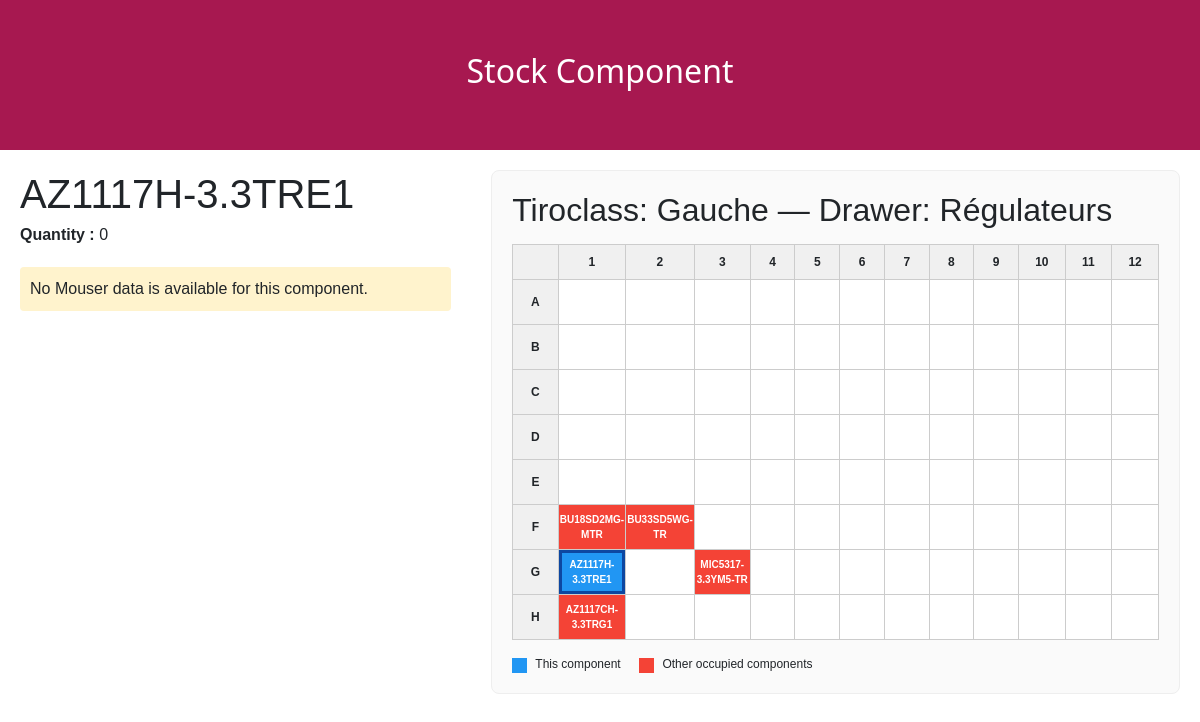
Page /component/5/ on the committed database.
### rfid_reader_app/models.py (models this page shows, shortened)
class Component(models.Model):
    SMD_THT_CHOICES = [
        ('SMD', 'SMD'),
        ('THT', 'THT'),
        ('other', 'Other'),
    ]
    mpn         = models.CharField(max_length=100)
    spn         = models.CharField(max_length=100, blank=True)
    quantity    = models.IntegerField(default=0)
    smd_or_tht     = models.CharField(max_length=10,choices=SMD_THT_CHOICES,default='SMD')
    package     = models.ForeignKey(Package, on_delete=models.SET_NULL,null=True, blank=True,related_name='components')
    category    = models.ForeignKey(Category, on_delete=models.SET_NULL,null=True, blank=True,related_name='components')
    subcategory = models.ForeignKey(Subcategory, on_delete=models.SET_NULL,null=True, blank=True,related_name='components')
    datasheet_url = models.CharField(max_length=1000,blank=True)
    unit_price_ht = models.FloatField(default=0.0)
    def __str__(self):
        return self.mpn

class Position(models.Model):
    ROW_CHOICES = [(r, r) for r in ['A','B','C','D','E','F','G','H']]
    COL_CHOICES = [(c, str(c)) for c in range(1, 13)]
    component = models.ForeignKey(Component, on_delete=models.CASCADE,related_name='positions')
    drawer    = models.ForeignKey(Drawer, on_delete=models.CASCADE,related_name='positions')
    row       = models.CharField(max_length=1, choices=ROW_CHOICES)
    column    = models.IntegerField(choices=COL_CHOICES)
    class Meta:
        unique_together = ['drawer', 'row', 'column']

class Drawer(models.Model):
    tiroclass = models.ForeignKey(Tiroclass, on_delete=models.CASCADE,
                                   related_name='drawers')
    number    = models.IntegerField(default=1)
    drawer_name = models.CharField(max_length=100, default='')
    class Meta:
        unique_together = ['tiroclass', 'number']

class Tiroclass(models.Model):
    tiroclass_name = models.CharField(max_length=100, default='')
    drawer_count   = models.IntegerField(default=0)

### rfid_reader_app/views.py (the view)
# urls.py: path('component/<int:component_id>/', component_detail, name='component_detail'),
def component_detail(request, component_id):
    component = get_object_or_404(
        Component.objects.select_related(
            'category', 'subcategory', 'package'
        ).prefetch_related('criterias__criteria'),
        id=component_id
    )
    mouser_data = None
    if component.spn:
        mouser_data = get_component_info(component.spn)
        if mouser_data:
            component.unit_price_ht = mouser_data.get("unit_price_ht") or 0.0
            component.datasheet_url = mouser_data.get("datasheet") or ""
            component.save()
    position_du_composant = Position.objects.filter(component=component).select_related('drawer__tiroclass').first()
    grid = {}
    rows = ['A','B','C','D','E','F','G','H']
    cols = [str(i) for i in range(1, 13)]
    if position_du_composant:
        drawer = position_du_composant.drawer
        all_positions_in_drawer = Position.objects.filter(drawer=drawer).select_related('component')
        for pos in all_positions_in_drawer:
            grid[(pos.row, pos.column)] = pos.component
        print("GRID CONTENT GENERATED:", grid)
    return render(request, 'component_detail.html', {
        'component': component,
        'mouser_data': mouser_data,
        'position_du_composant' : position_du_composant,
        'rows': rows,
        'cols': cols,
        'grid': grid,  # Si grid est vide, le HTML affichera proprement le message d'absence d'emplacement
    })

### rfid_reader_app/templatetags/grid_filters.py (called while the page is built)
@register.filter
def get_cell(grid, args):
    print(f"get_cell called with args='{args}'")  # ← ajoute ça
    try:
        row, col = args.split(',')
        print(f"Looking for key: ('{row}', {col})")  # ← et ça
        result = grid.get((row, int(col)))
        print(f"Result: {result}")  # ← et ça
        return result
    except (ValueError, AttributeError) as e:
        print(f"Error: {e}")
        return None

### rfid_reader_app/templates/component_detail.html (shortened to what this page needs)
{% load grid_filters %}
<!DOCTYPE html>
<html>
<head>
    <link href="https://cdn.jsdelivr.net/npm/bootstrap@5.3.0/dist/css/bootstrap.min.css" rel="stylesheet">
</head>
<body>
    <div class="rectangle-haut">
        <h2>Stock Component</h2>
    </div>
</body>
<head>
</head>
<body>
    <div class="main-container">
        <div class="left-column">
            <div style="display: flex; gap: 20px; align-items: center; margin-bottom: 20px;">
				<div>
					<h1 style="margin: 0;">{{ component.mpn }}</h1>
					<p style="margin: 5px 0 0 0;"><strong>Quantity :</strong> {{ component.quantity }}</p>
				</div>
			</div>
            {% if mouser_data %}
                <h2>Mouser Informations</h2>
                <table class="info-table">
                    <tr>
                        <th>Field</th>
                        <th>Value</th>
                    </tr>
                    <tr>
                        <td>MPN</td>
                        <td>{{ mouser_data.mpn }}</td>
                    </tr>
                    <tr>
                        <td>Manufacturer</td>
                        <td>{{ mouser_data.manufacturer }}</td>
                    </tr>
                    <tr>
                        <td>Description</td>
                        <td>{{ mouser_data.description }}</td>
                    </tr>
                    <tr>
                        <td>Unit Price HT</td>
                        <td>{{ mouser_data.unit_price_ht }} €</td>
                    </tr>
                    <tr>
                        <td>Mouser Reference</td>
                        <td>{{ mouser_data.supplier_pn }}</td>
                    </tr>
                    <tr>
						<td>Features</td>
						<td>
							<ul style="list-style-type: none; padding-left: 0; margin: 0; font-size: 12px;">
								{% for comp_criteria in component.criterias.all %}
									<li>
										<strong>{{ comp_criteria.criteria.criteria }} :</strong>
										{{ comp_criteria.value }}
										{% if comp_criteria.criteria.unit %}
											{{ comp_criteria.criteria.unit }}
										{% endif %}
									</li>
								{% empty %}
									<li style="color: #888; font-style: italic;">No criteria</li>
								{% endfor %}
							</ul>
						</td>
					</tr>
                    <tr>
                        <td>Datasheet</td>
                        <td>
                            {% if component.datasheet_url %}
                                <a href="{{ component.datasheet_url }}" target="_blank" style="color: #007bff; text-decoration: underline;">View the datasheet</a>
                            {% elif mouser_data.datasheet %}
                                <a href="{{ mouser_data.datasheet }}" target="_blank" style="color: #007bff; text-decoration: underline;">View the datasheet (Mouser)</a>
                            {% else %}
                                Not available
                            {% endif %}
                        </td>
                    </tr>
                </table>
            {% else %}
                <p style="background: #fff3cd; padding: 10px; border-radius: 4px;">No Mouser data is available for this component.</p>
            {% endif %}
        </div>
        <div class="right-column">
            {% if grid %}
                <h2>Tiroclass: {{ position_du_composant.drawer.tiroclass.tiroclass_name }} — Drawer: {{ position_du_composant.drawer.drawer_name }}</h2>
                <table class="grid-table">
                    <tr>
                        <th></th> {% for col in cols %}
                            <th>{{ col }}</th>
                        {% endfor %}
                    </tr>
                    {% for row in rows %}
                    <tr>
                        <th>{{ row }}</th>
                        {% for col in cols %}
                            {% with coord=row|stringformat:"s"|add:","|add:col|stringformat:"s" %}
                            {% with cell=grid|get_cell:coord %}
                                {% if cell %}
                                    <td class="occupied {% if cell.id == component.id %}current-component{% endif %}">
                                        {{ cell.mpn }}
                                    </td>
                                {% else %}
                                    <td class="empty"></td>
                                {% endif %}
                            {% endwith %}
                            {% endwith %}
                        {% endfor %}
                    </tr>
                    {% endfor %}
                </table>
                <div style="margin-top: 15px; font-size: 12px;">
                    <span style="display:inline-block; width:15px; height:15px; background:#2196F3; vertical-align:middle; margin-right:5px;"></span> This component
                    <span style="display:inline-block; width:15px; height:15px; background:#F44336; vertical-align:middle; margin-left:15px; margin-right:5px;"></span> Other occupied components
            {% else %}
                <h2>Emplacement</h2>
                <p style="color: #888; font-style: italic;">This component is not currently assigned to any drawer.</p>
            {% endif %}
        </div>
    </div>
</body>
</html>

### rfid_reader_app/templates/component_detail.html (style rules this page uses)
body { margin: 0; padding: 0; }
.rectangle-haut { width: 100%; height: 150px; background-color: #a71850; color: white; display: flex; align-items: center; justify-content: center; }
.main-container { display: flex; gap: 40px; margin: 20px; font-family: Arial, sans-serif; }
.left-column { flex: 1; min-width: 400px; }
.right-column { flex: 1.5; background-color: #fafafa; padding: 20px; border-radius: 8px; border: 1px solid #eee; }
.grid-table { border-collapse: collapse; margin-top: 15px; background: white; }
.grid-table th { background: #f0f0f0; width: 60px; height: 35px; text-align: center; border: 1px solid #ccc; font-size: 12px; }
.grid-table td { width: 60px; height: 45px; text-align: center; border: 1px solid #ccc; font-size: 10px; font-weight: bold; }
.occupied { background: #F44336; color: white; }
.current-component { background: #2196F3 !important; color: white !important; box-shadow: inset 0 0 0 3px #0d47a1; }
.empty { background: white; }

### rows in the picture
Component: mpn "AZ1117H-3.3TRE1", quantity "0", mpn "AZ1117H-3.3TRE1"
Position: drawer.tiroclass.tiroclass_name "Gauche", drawer.drawer_name "Régulateurs"
Component: mpn "BU18SD2MG-MTR"
Component: mpn "BU33SD5WG-TR"
Component: mpn "MIC5317-3.3YM5-TR"
Component: mpn "AZ1117CH-3.3TRG1"

### other values in the picture
{{ col }} "1" "2" "3" "4" "5" "6" "7" "8" "9" "10" "11" "12"
{{ row }} "A" "B" "C" "D" "E" "F" "G" "H"
